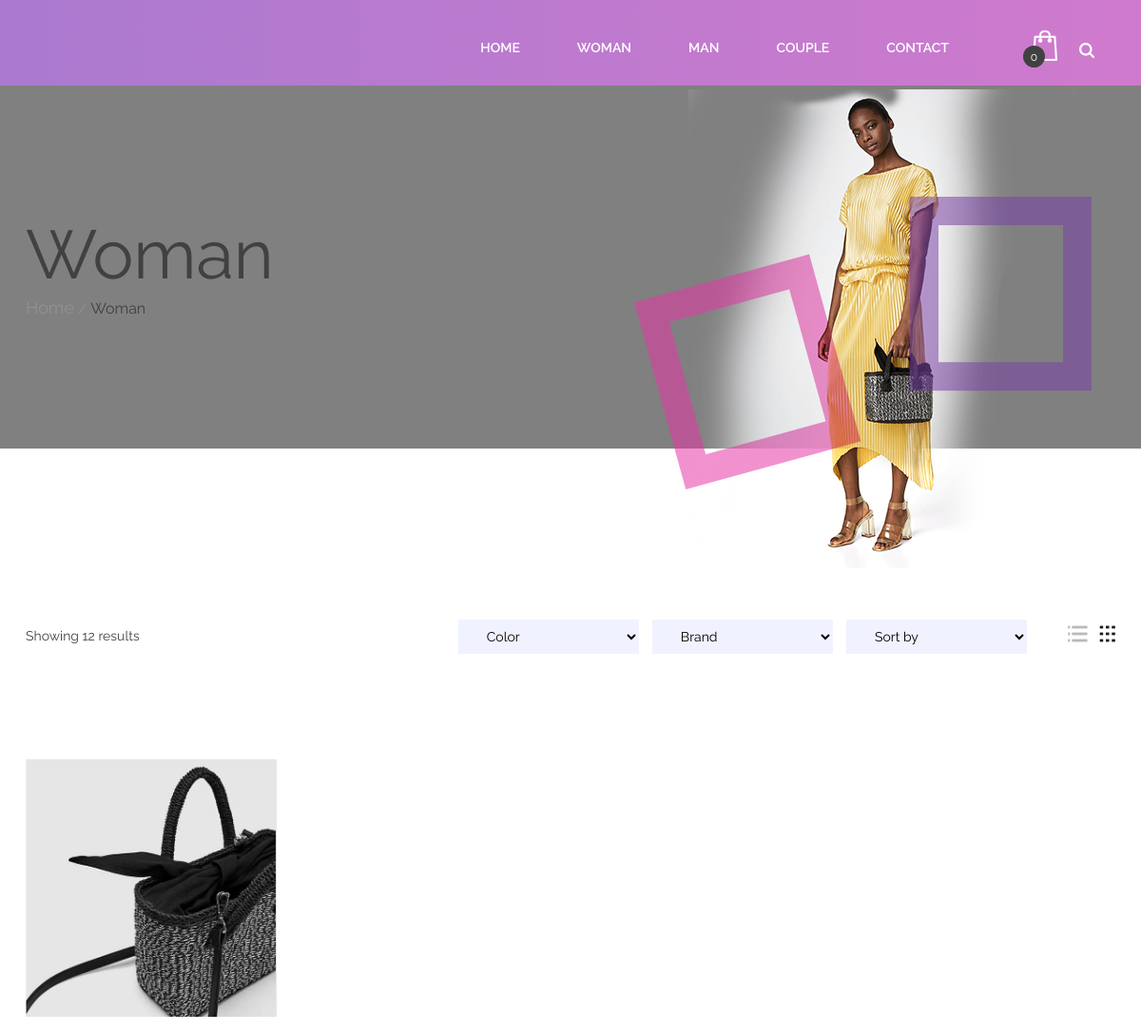
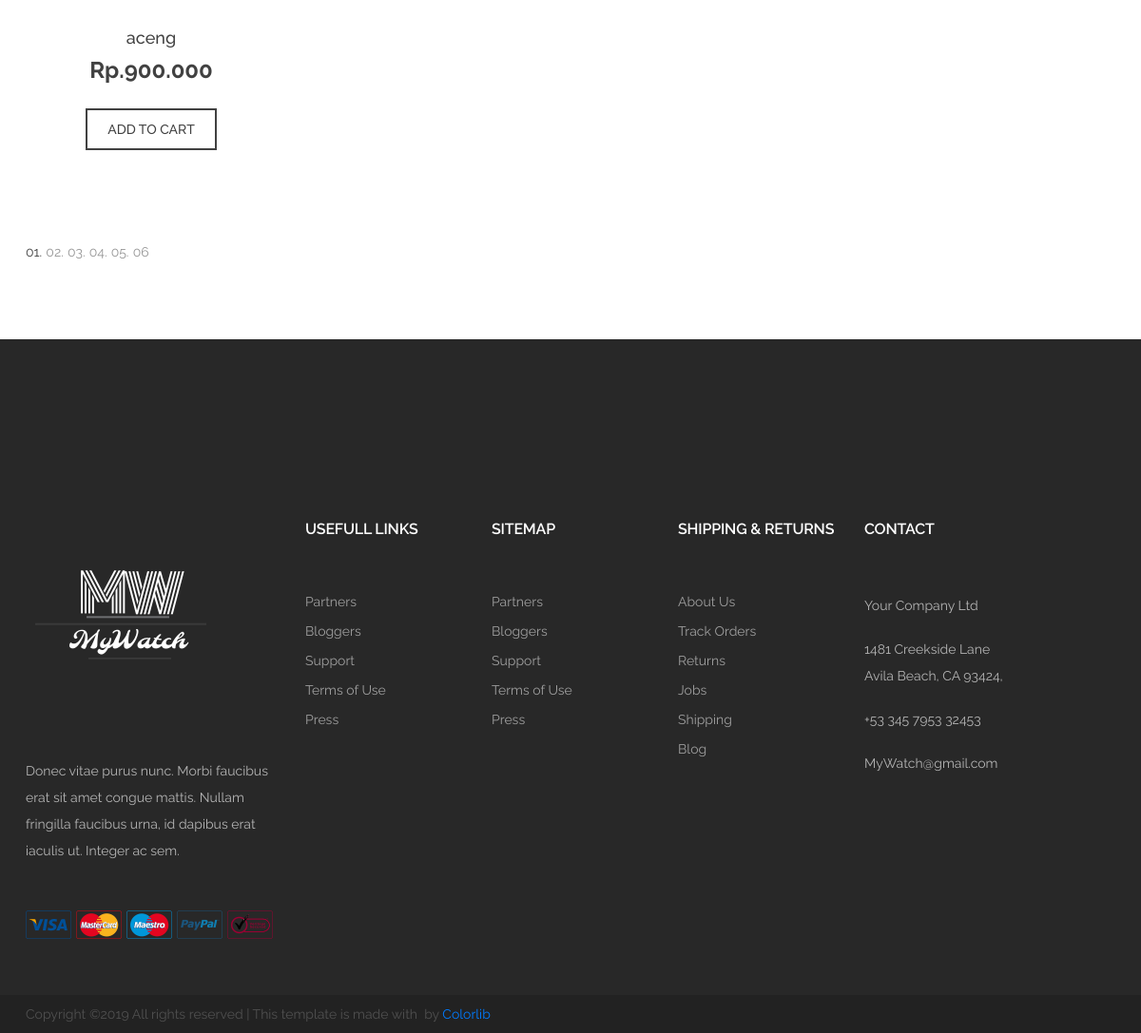
Page /index.php/kategori/woman on the earlier database version (2 pictures, top to bottom).
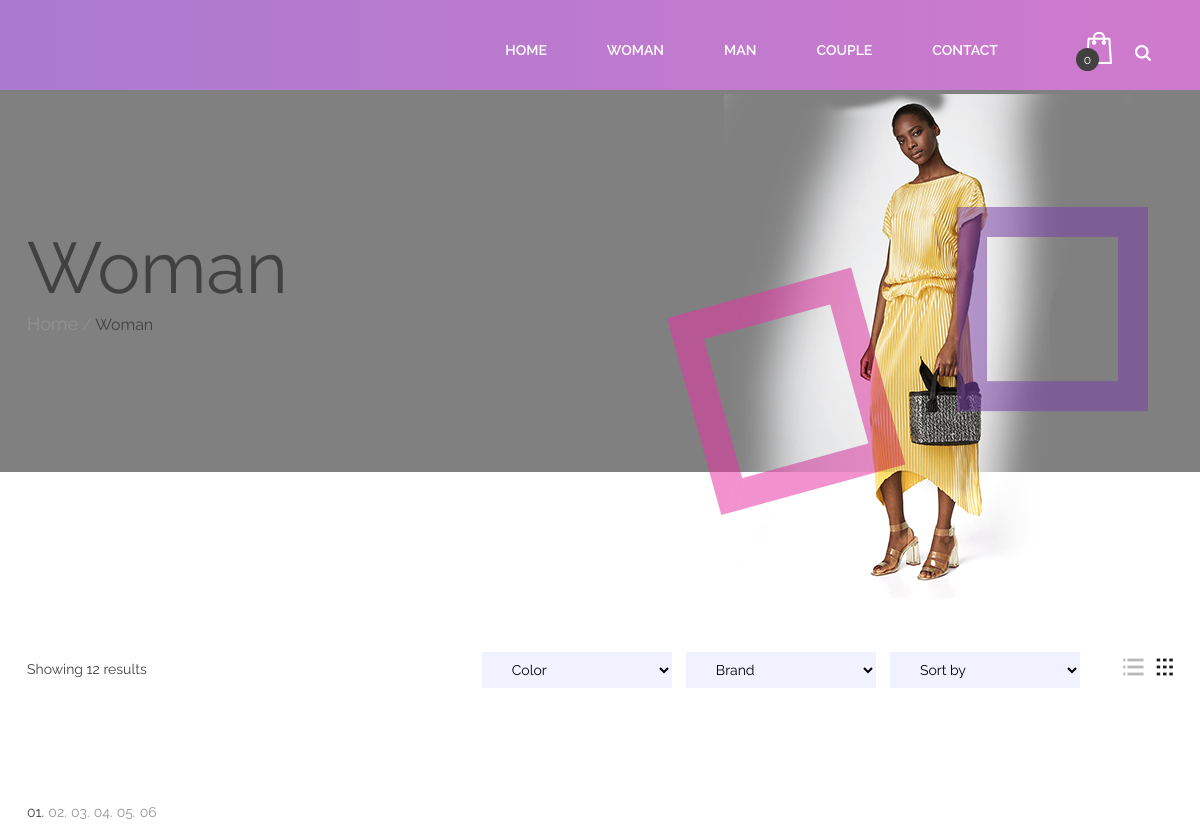
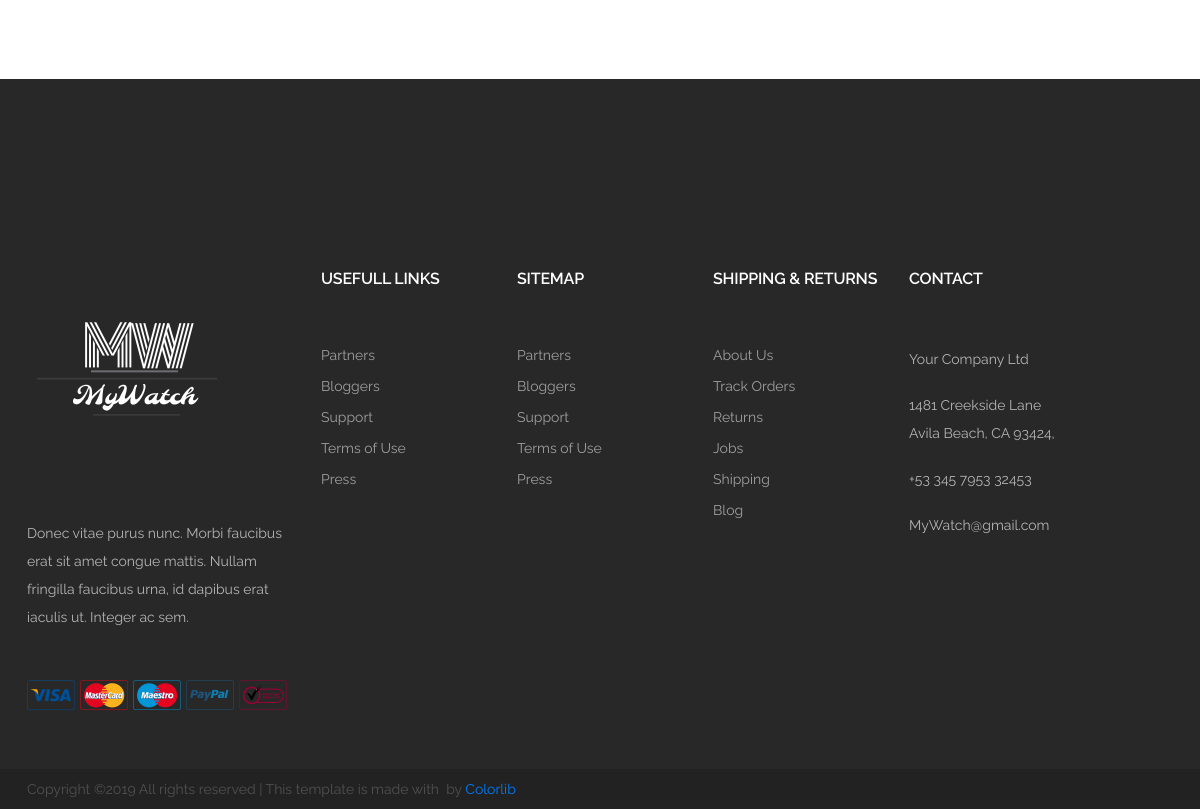
Same page on the later database version (2 pictures, top to bottom).
### tables this page shows
CREATE TABLE `tb_barang` (
  `id` int(11) NOT NULL,
  `nama_produk` varchar(60) NOT NULL,
  `spesifikasi_produk` varchar(200) NOT NULL,
  `harga_produk` int(11) NOT NULL,
  `warna_produk` varchar(50) NOT NULL,
  `stok` int(11) NOT NULL,
  `gambar` text NOT NULL,
  `kategori_produk` varchar(50) NOT NULL
);

### application/controllers/kategori.php (called while the page is built, shortened)
<?php
class kategori extends CI_Controller{
	public function woman()
	{
		$data['woman'] = $this->model_kategori->data_woman()->result();
		$this->load->view('templates/header');
        $this->load->view('templates/menubar');
        $this->load->view('kategori/woman', $data);
        $this->load->view('templates/footer');
	}
}

### index.php (called while the page is built, shortened)
<?php
require_once BASEPATH.'core/CodeIgniter.php';

### application/models/model_kategori.php (called while the page is built, shortened)
<?php
class Model_kategori extends CI_Model {
	public function data_woman(){
		return $this->db->get_where("tb_barang",array('kategori_produk' => 'Woman'));
	}
}

### application/views/kategori/woman.php (the view, shortened to what this page needs)
<div class="page-info-section page-info-big">
	<div class="container">
		<h2>Woman</h2>
		<div class="site-breadcrumb">
			<a href="<?= base_url('home'); ?>">Home</a> /
			<span>Woman</span>
		</div>
		<img src="<?=base_url(); ?>assets/img/categorie-page-top.png" alt="" class="cata-top-pic">
	</div>
</div>
<div class="page-area categorie-page spad">
	<div class="container">
		<div class="categorie-filter-warp">
			<p>Showing 12 results</p>
			<div class="cf-right">
				<div class="cf-layouts">
					<a href="#"><img src="<?=base_url(); ?>assets/img/icons/layout-1.png" alt=""></a>
					<a class="active" href="#"><img src="<?=base_url(); ?>assets/img/icons/layout-2.png" alt=""></a>
				</div>
				<form action="#">
					<select>
						<option>Color</option>
					</select>
					<select>
						<option>Brand</option>
					</select>
					<select>
						<option>Sort by</option>
					</select>
				</form>
			</div>
		</div>
		<div class="row">
			<div class="col-lg-3">
				<?php foreach ($woman as $wn) : ?>
				<div class="product-item">
					<figure>
						<img src="<?= base_url().'assets/img/uploads/'.$wn->gambar ?>" alt="">
					</figure>
					<div class="product-info">
						<h5><?= $wn->nama_produk ?></h5>
						<p>Rp.<?= number_format($wn->harga_produk, 0,',','.') ?></p>
						<a href="<?= base_url('keranjang/tambah_ke_keranjang/'); ?><?= $wn->id ?>" class="site-btn btn-line">ADD TO CART</a>
					</div>
				</div>
				<?php endforeach;?>
			</div>
		</div>
		<div class="site-pagination">
			<span class="active">01.</span>
			<a href="">02.</a>
			<a href="">03.</a>
			<a href="">04.</a>
			<a href="">05.</a>
			<a href="">06</a>
		</div>
	</div>
</div>

Differences in the rows shown:
removed tb_barang: gambar (picture), nama_produk "aceng", harga_produk "900.000"
